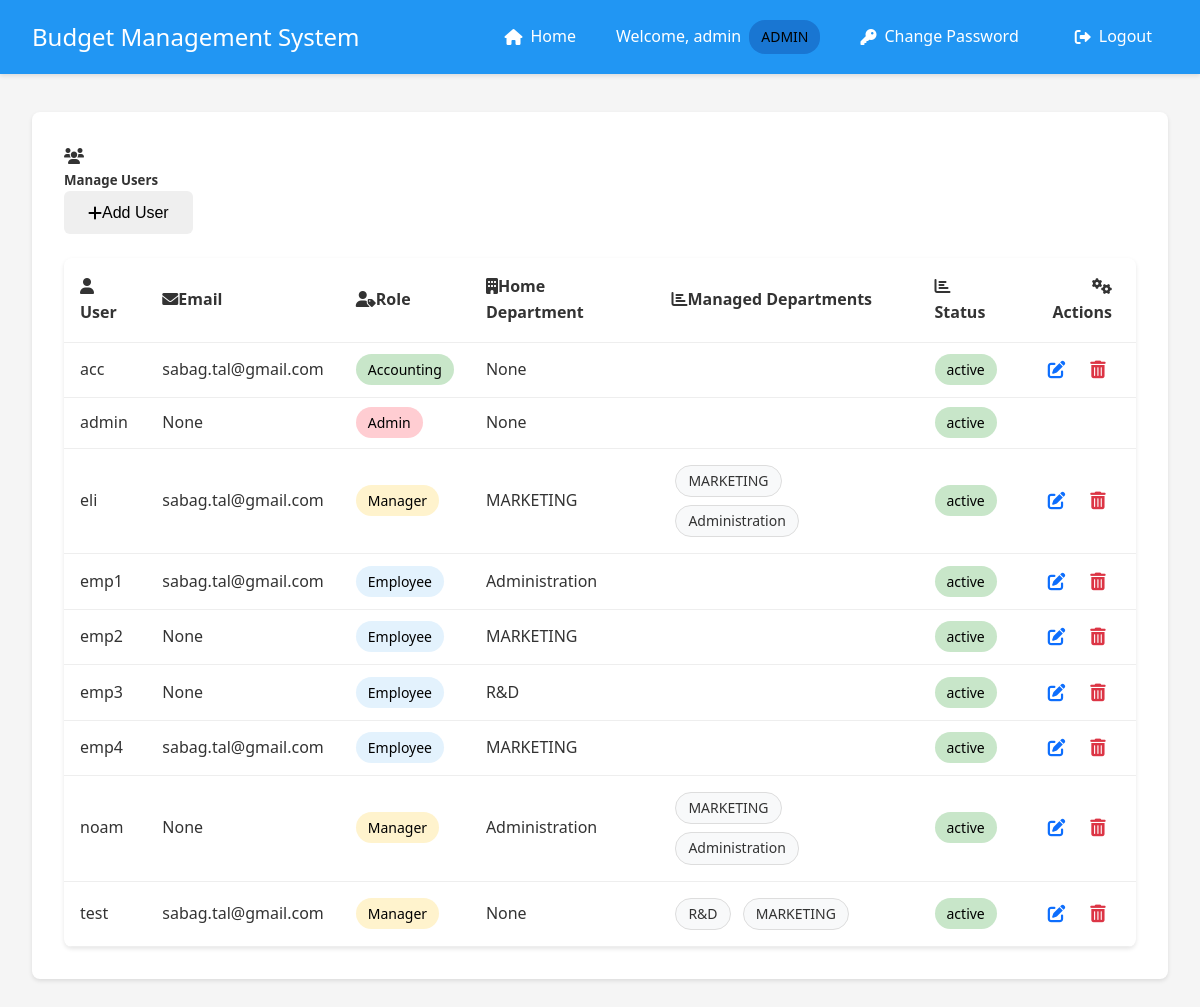
The app's page /admin/users (signed in) with its own data.
### app.py (models this page shows, shortened)
class User(UserMixin, db.Model):
    __tablename__ = 'user'
    id = db.Column(db.Integer, primary_key=True)
    username = db.Column(db.String(80), unique=True, nullable=False)
    email = db.Column(db.String(120), unique=False, nullable=False)
    password = db.Column(db.String(120), nullable=False)
    is_manager = db.Column(db.Boolean, default=False)
    is_admin = db.Column(db.Boolean, default=False)
    is_accounting = db.Column(db.Boolean, default=False)
    status = db.Column(db.String(20), default='active')  # active, inactive, pending
    department_id = db.Column(db.Integer, db.ForeignKey('department.id'))
    home_department = db.relationship('Department',
                                    foreign_keys=[department_id],
                                    back_populates='employees')
    managed_departments = db.relationship('Department',
                                       secondary=manager_departments,
                                       backref=db.backref('department_managers', lazy='dynamic'))
    submitted_expenses = db.relationship('Expense',
                                       primaryjoin='User.id==Expense.user_id',
                                       backref='submitter',
                                       lazy=True)
    handled_expenses = db.relationship('Expense',
                                     primaryjoin='User.id==Expense.manager_id',
                                     backref='handler',
                                     lazy=True)

class Department(db.Model):
    __tablename__ = 'department'
    id = db.Column(db.Integer, primary_key=True)
    name = db.Column(db.String(100), nullable=False)
    budget = db.Column(db.Float, default=0.0)
    employees = db.relationship('User', foreign_keys='User.department_id', back_populates='home_department')
    categories = db.relationship('Category', backref='department', lazy=True)

### app.py (the view)
@app.route('/admin/users')
@login_required
def manage_users():
    if not current_user.is_admin:
        flash('Access denied. Admin privileges required.', 'danger')
        return redirect(url_for('index'))
    search = request.args.get('search', '').strip()
    department_filter = request.args.get('department', 'all')
    role_filter = request.args.get('role', 'all')
    query = User.query
    if search:
        search_pattern = f"%{search}%"
        query = query.filter(User.username.like(search_pattern))
    if department_filter != 'all':
        query = query.filter(User.department_id == department_filter)
    if role_filter == 'admin':
        query = query.filter(User.is_admin == True)
    elif role_filter == 'manager':
        query = query.filter(User.is_manager == True)
    elif role_filter == 'employee':
        query = query.filter(User.is_admin == False, User.is_manager == False)
    users = query.order_by(User.username).all()
    departments = Department.query.order_by(Department.name).all()
    return render_template('manage_users.html',
                         users=users,
                         departments=departments,
                         search=search,
                         department_filter=department_filter,
                         role_filter=role_filter)

### app.py (called while the page is built)
@login_manager.user_loader
def load_user(user_id):
    user = User.query.get(int(user_id))
    if user and user.status == 'inactive':
        return None
    return user

### templates/manage_users.html (shortened to what this page needs)
{% extends "base.html" %}
{% block content %}
<div class="container-fluid">
    <div class="row">
        <div class="col-12">
            <div class="card shadow-sm">
                <div class="card-header bg-primary text-white">
                    <div class="d-flex justify-content-between align-items-center mb-2">
                        <div>
                            <i class="fas fa-users me-2"></i>
                            <h5 class="d-inline mb-0">Manage Users</h5>
                        </div>
                        <button class="btn btn-light" onclick="toggleAddUserRow()">
                            <i class="fas fa-plus me-1"></i>Add User
                        </button>
                    </div>
                </div>
                <div class="card-body">
                    <div class="table-responsive">
                        <table class="table table-hover align-middle">
                            <thead class="table-light">
                                <tr>
                                    <th scope="col"><i class="fas fa-user me-2"></i>User</th>
                                    <th scope="col"><i class="fas fa-envelope me-2"></i>Email</th>
                                    <th scope="col"><i class="fas fa-user-tag me-2"></i>Role</th>
                                    <th scope="col"><i class="fas fa-building me-2"></i>Home Department</th>
                                    <th scope="col"><i class="fas fa-chart-bar me-2"></i>Managed Departments</th>
                                    <th scope="col"><i class="fas fa-chart-bar me-2"></i>Status</th>
                                    <th scope="col" class="actions-header"><i class="fas fa-cogs me-2"></i>Actions</th>
                                </tr>
                            </thead>
                            <tbody>
                                {% for user in users %}
                                <tr data-user-id="{{ user.id }}" class="view-row">
                                    <td>{{ user.username }}</td>
                                    <td>{{ user.email }}</td>
                                    <td>
                                        {% if user.is_admin %}
                                        <span class="badge bg-danger">Admin</span>
                                        {% elif user.is_manager %}
                                        <span class="badge bg-warning">Manager</span>
                                        {% elif user.is_accounting %}
                                        <span class="badge bg-success">Accounting</span>
                                        {% else %}
                                        <span class="badge bg-info">Employee</span>
                                        {% endif %}
                                    </td>
                                    <td>{{ user.home_department.name if user.home_department else 'None' }}</td>
                                    <td>
                                        {% if user.is_manager %}
                                        <ul class="managed-departments-list">
                                            {% for dept in user.managed_departments %}
                                            <li>{{ dept.name }}</li>
                                            {% endfor %}
                                        </ul>
                                        {% endif %}
                                    </td>
                                    <td>
                                        <span class="badge bg-{{ 'success' if user.status == 'active' else 'secondary' }}">
                                            {{ user.status }}
                                        </span>
                                    </td>
                                    <td class="actions-cell">
                                        {% if not user.is_admin %}
                                        <button onclick="startEdit({{ user.id }})" class="action-btn edit" title="Edit User">
                                            <i class="fas fa-edit"></i>
                                        </button>
                                        {% endif %}
                                        {% if user.id != current_user.id and not user.is_admin %}
                                        <button onclick="deleteUser({{ user.id }})" class="action-btn delete" title="Delete User">
                                            <i class="fas fa-trash-alt"></i>
                                        </button>
                                        {% endif %}
                                    </td>
                                </tr>
                                {% endfor %}
                            </tbody>
                        </table>
                    </div>
                </div>
            </div>
        </div>
    </div>
</div>
{% endblock %}

### templates/base.html (shortened to what this page needs)
<!DOCTYPE html>
<html lang="en">
<head>
    <link rel="stylesheet" href="{{ url_for('static', filename='style.css') }}">
    <link href="https://cdnjs.cloudflare.com/ajax/libs/font-awesome/6.0.0/css/all.min.css" rel="stylesheet">
</head>
<body>
    <nav class="navbar">
        <div class="nav-brand">Budget Management System</div>
        <div class="nav-items">
            {% if current_user.is_authenticated %}
                {% if current_user.is_admin %}
                    <a href="{{ url_for('index') }}" class="nav-link">
                        <i class="fas fa-home"></i> Home
                    </a>
                {% endif %}
                <span class="user-info">
                    Welcome, {{ current_user.username }}
                    {% if current_user.is_admin %}
                        <span class="badge admin">ADMIN</span>
                    {% elif current_user.is_manager %}
                        <span class="badge">MANAGER</span>
                    {% elif current_user.is_accounting %}
                        <span class="badge accounting">ACCOUNTING</span>
                    {% endif %}
                </span>
                <a href="{{ url_for('change_password') }}" class="nav-link">
                    <i class="fas fa-key"></i> Change Password
                </a>
                <a href="{{ url_for('logout') }}" class="nav-link">
                    <i class="fas fa-sign-out-alt"></i> Logout
                </a>
            {% else %}
                <a href="{{ url_for('login') }}" class="nav-link">
                    <i class="fas fa-sign-in-alt"></i> Login
                </a>
            {% endif %}
        </div>
    </nav>
    <div class="content">
        {% block content %}{% endblock %}
    </div>
</body>
</html>

### static/style.css (style rules this page uses)
:root { --primary-color: #2196F3; --secondary-color: #FFC107; --success-color: #4CAF50; --danger-color: #f44336; --text-color: #333; --bg-color: #f5f5f5; --card-bg: #ffffff; --background-light: #f8f9fa; }
* { margin: 0; padding: 0; box-sizing: border-box; transition: all 0.3s ease; }
body { font-family: 'Segoe UI', Roboto, Arial, sans-serif; background-color: var(--bg-color); color: var(--text-color); line-height: 1.6; }
.card { background-color: var(--card-bg); border-radius: 8px; box-shadow: 0 2px 4px rgba(0,0,0,0.1); padding: 2rem; margin-bottom: 2rem; }
.button, button { display: inline-flex; align-items: center; justify-content: center; padding: 0.8rem 1.5rem; border: none; border-radius: 6px; font-size: 1rem; font-weight: 500; cursor: pointer; text-decoration: none; transition: transform 0.2s ease, box-shadow 0.2s ease; }
table { width: 100%; border-collapse: separate; border-spacing: 0; margin-top: 1.5rem; background-color: var(--card-bg); border-radius: 8px; overflow: hidden; box-shadow: 0 2px 4px rgba(0,0,0,0.1); }
th, td { padding: 1rem; text-align: left; border-bottom: 1px solid #e0e0e0; }
th { background-color: #f8f9fa; font-weight: 600; color: var(--text-color); }
.navbar { background-color: var(--primary-color); padding: 1rem 2rem; color: white; display: flex; justify-content: space-between; align-items: center; box-shadow: 0 2px 4px rgba(0,0,0,0.1); position: fixed; top: 0; left: 0; right: 0; z-index: 1000; }
.nav-brand { font-size: 1.5rem; font-weight: 500; }
.nav-items { display: flex; align-items: center; gap: 1rem; }
.user-info { display: flex; align-items: center; gap: 0.5rem; }
.badge { background-color: var(--secondary-color); color: var(--text-color); padding: 0.25rem 0.5rem; border-radius: 4px; font-size: 0.8rem; font-weight: 500; }
.nav-link { color: white; text-decoration: none; padding: 0.5rem 1rem; border-radius: 4px; transition: background-color 0.3s; display: flex; align-items: center; gap: 0.5rem; }
.nav-link i { font-size: 1rem; }
.content { padding: 2rem; margin-top: 80px; }
.managed-departments-list { list-style: none; padding: 0; margin: 0; }
.managed-departments-list li { display: inline-block; background-color: var(--background-light); padding: 0.25rem 0.75rem; border-radius: 1rem; font-size: 0.875rem; color: var(--text-color); border: 1px solid #ddd; margin: 0.25rem; }

### templates/base.html (style rules this page uses)
.navbar { background-color: #2196F3; padding: 1rem 2rem; box-shadow: 0 2px 4px rgba(0,0,0,0.1); display: flex; justify-content: space-between; align-items: center; }
.nav-brand { color: white; font-size: 1.5rem; font-weight: 500; }
.nav-items { display: flex; align-items: center; gap: 1.5rem; }
.nav-link { color: white; text-decoration: none; padding: 0.5rem 1rem; border-radius: 4px; transition: background-color 0.3s; }
.user-info { color: white; display: flex; align-items: center; gap: 0.5rem; }
.badge { padding: 4px 8px; border-radius: 4px; font-size: 0.85em; font-weight: 500; background-color: rgba(255,255,255,0.2); color: white; }
.badge.admin { background-color: #1976D2; }

### templates/manage_users.html (style rules this page uses)
.action-btn { padding: 0.4rem; border-radius: 6px; border: none; background: none; color: #6c757d; transition: all 0.2s; margin-left: 0.5rem; cursor: pointer; display: inline-flex; align-items: center; justify-content: center; }
.action-btn.edit { color: #0d6efd; }
.action-btn.delete { color: #dc3545; }
.action-btn i { font-size: 1.1rem; }
.actions-cell { white-space: nowrap; text-align: right; padding-right: 1.5rem !important; }
th.actions-header { text-align: right; padding-right: 1.5rem !important; }
.table td { padding: 12px 16px; vertical-align: middle; }
.table > :not(caption) > * > * { background: none; box-shadow: none; border-bottom-color: #eee; }
.managed-departments-list { list-style: none; padding: 0; margin: 0; }
.managed-departments-list li { margin-bottom: 4px; }
.card { border: none; transition: transform 0.2s ease, box-shadow 0.2s ease; }
.table th { font-weight: 600; }
.badge { font-size: 0.875rem; font-weight: 500; padding: 6px 12px; border-radius: 16px; color: #000 !important; }
.badge.bg-danger { background-color: #ffcdd2 !important; }
.badge.bg-warning { background-color: #fff3cd !important; }
.badge.bg-success { background-color: #c8e6c9 !important; }
.badge.bg-info { background-color: #e3f2fd !important; }

### records on screen
User: username "admin", email "None", is_admin "Admin", home_department "None", status "active"
User: username "acc", email "sabag.tal@gmail.com", is_admin "Accounting", home_department "None", status "active"
User: username "eli", email "sabag.tal@gmail.com", is_admin "Manager", home_department "MARKETING", status "active"
Department: name "MARKETING"
Department: name "Administration"
User: username "emp1", email "sabag.tal@gmail.com", is_admin "Employee", home_department "Administration", status "active"
User: username "emp2", email "None", is_admin "Employee", home_department "MARKETING", status "active"
User: username "emp3", email "None", is_admin "Employee", home_department "R&D", status "active"
User: username "emp4", email "sabag.tal@gmail.com", is_admin "Employee", home_department "MARKETING", status "active"
User: username "noam", email "None", is_admin "Manager", home_department "Administration", status "active"
User: username "test", email "sabag.tal@gmail.com", is_admin "Manager", home_department "None", status "active"
Department: name "R&D"
